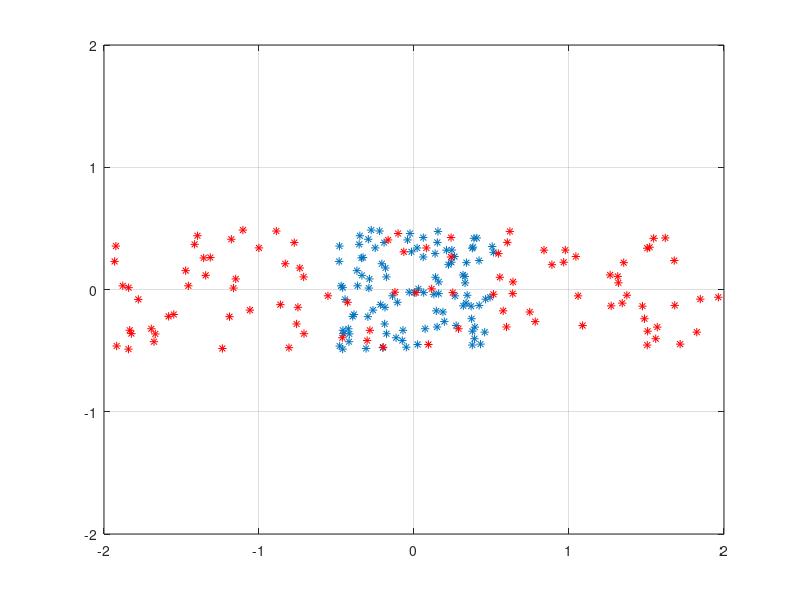

MATLAB code to generate this figure:
clf 
clear all

N = 5; % number of points in the dataset

D = rand(2, 100);

uD = mean(D,2);

D(1,:) = D(1,:) - uD(1);
D(2,:) = D(2,:) - uD(2);

plot(D(1,:), D(2,:),'*')
axis([-2 2 -2 2])
grid on
hold on

S = [4 0;0 1];

DT = S'*D;

plot(DT(1,:), DT(2,:),'r*')

S = cov(D(1,:), D(1,:))
S2 = cov(DT(1,:), DT(1,:))